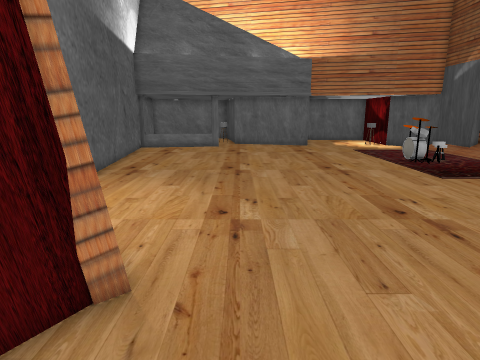
view 1 (above)

16 first-person views from a walk through a Unity game level. The camera is 1.5 m above the floor, tilts 12° down and sees 75° across. The floor is counted in squares, 0.6 m on a side. Each view is taken from the middle of a square. On the plan, view 1 faces up. The plan holds only what a view shows up to about 19 squares ahead; the rest is blank. The place goes on beyond the plan. The player character is not drawn. Some animated figures are not drawn. Some surface patterns are stand-ins.

view 2
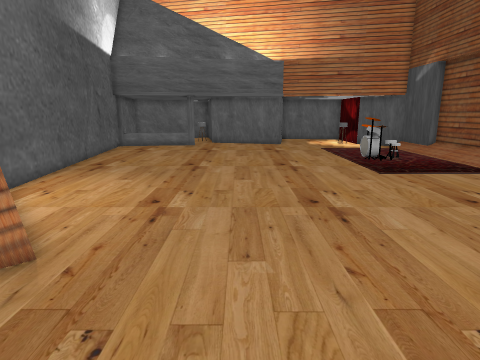

view 3
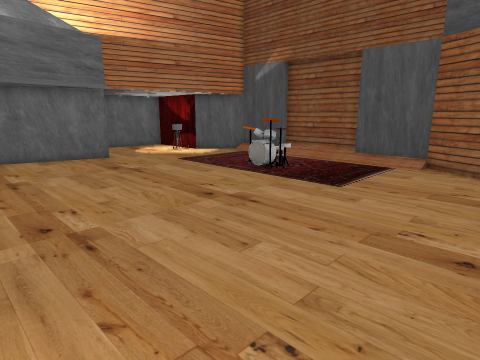

view 4
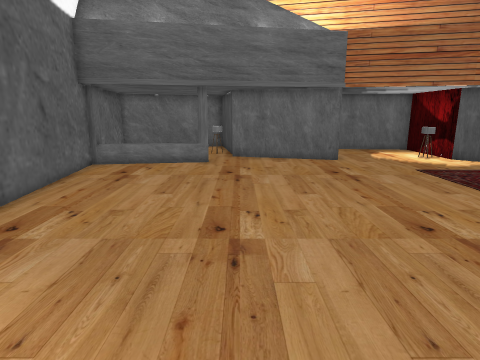

view 5
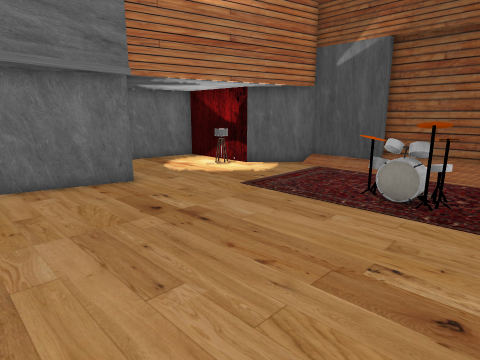

view 6
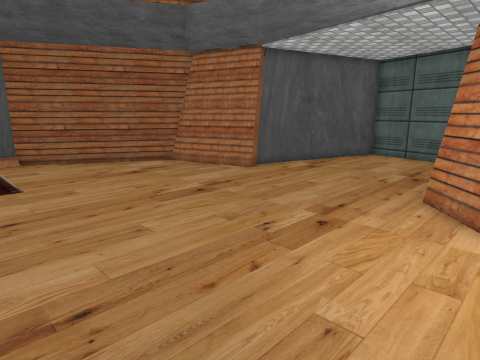

view 7
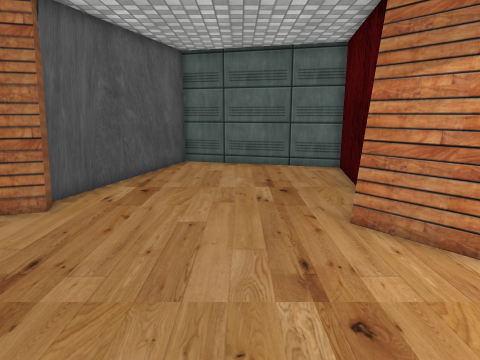

view 8
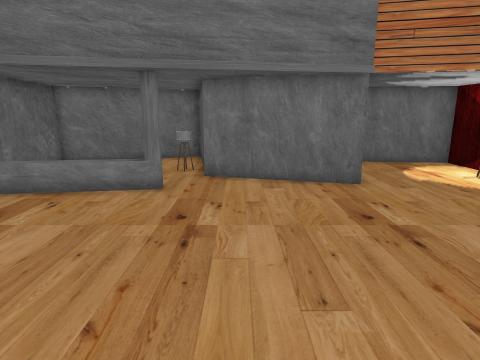

view 9
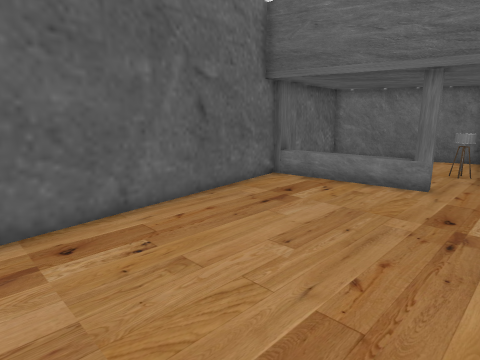

view 10
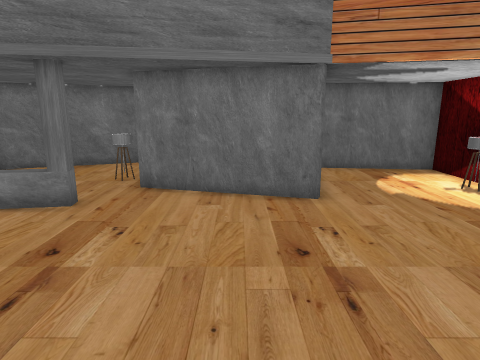

view 11
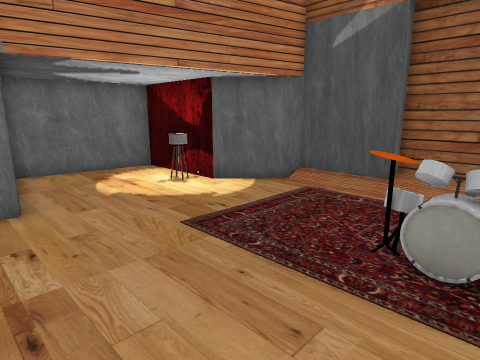

view 12
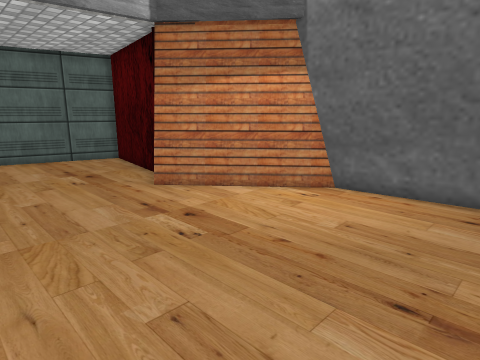

view 13
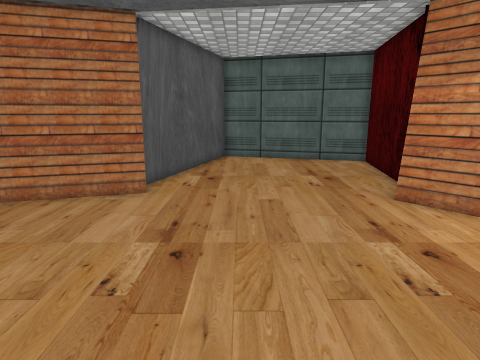

view 14
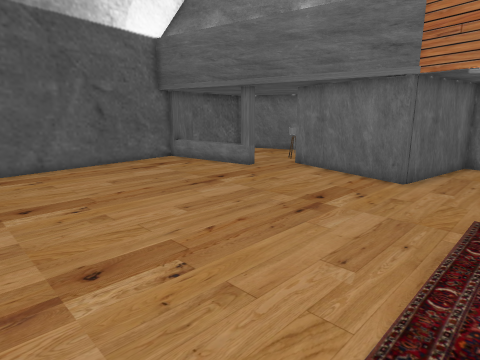

view 15
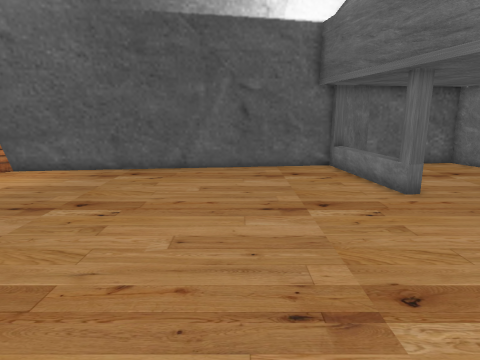

view 16
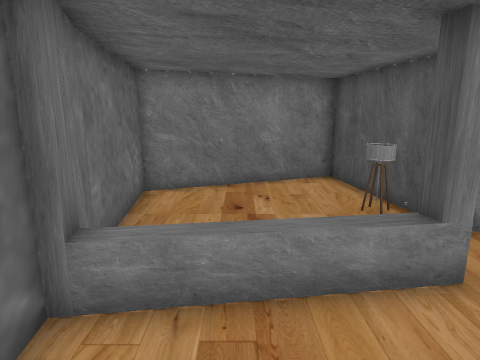

### Floor plan
Points are (right, up) in squares from view 1. A wall is a line through its corners. A room is listed if a view was taken in it or the views show most of it. See-through windows are left out.
Room 1 (views 1, 2, 3, 4, 5, 6, 7, 8, 9, 10, 11, 12, 13, 14, 15, 16)
walls: (14.8, 14.6) (14.8, 19.5) (14.3, 19.5) (14.3, 22.9) (11.8, 25.2) (11.8, 30) (6.2, 30.6) (5.4, 25) (-0.5, 26.6); (6, 3) (10.7, 4.3); (-5.9, 8.7) (-1.7, 3.9); (6.1, 2.8) (10.4, 4.1) (14.3, 11.1) (14.3, 14.6); (-1.6, 4) (-2, 3.6); (-1.6, 24.3) (-3.5, 24); (6.3, 2.3) (6, 3.2); (-4.5, 23.9) (-7.4, 23.5) (-5.6, 8.2) (-1.9, 3.9) (-2.6, 2.8); (-2.8, 2.4) (-3.7, -3.6) (3.6, -5.5); (3.9, -5.5) (6.4, 2.4)
low walls: (6, 3.2) (9.9, 4.3); (-5.7, 8.8) (-1.6, 4)
ways out: opening at (-5, 24.5) to room 2; opening at (-1, 25) to room 2
objects: other object (9, 16) to (10, 18)
Room 2 (no view inside)
walls: (-0.5, 27.4) (-1.3, 32.5) (-8.2, 30) (-7.6, 25.3); (-1.7, 24.9) (-1.6, 24.3); (-3.5, 24) (-4.5, 23.9); (-2.1, 24.2) (-2.2, 24.8); (-7.6, 25.4) (-7.1, 23.9); (-7.2, 24.1) (-7.1, 23.5)
ways out: opening at (-5, 24.5) to room 1; opening at (-1, 25) to room 1

Positions as (right, up) in squares from view 1, and headings:
1: (0, 0), facing up
2: (2, -1), facing up
3: (-2, 7), facing up-right
4: (0, 8), facing up
5: (0, 14), facing up-right
6: (-4, 14), facing down-right
7: (1, 11), facing down
8: (1, 14), facing up
9: (1, 13), facing up-left
10: (3, 16), facing up
11: (4, 16), facing up-right
12: (4, 14), facing down-left
13: (3, 13), facing down
14: (9, 13), facing up-left
15: (8, 19), facing left
16: (-5, 20), facing up
